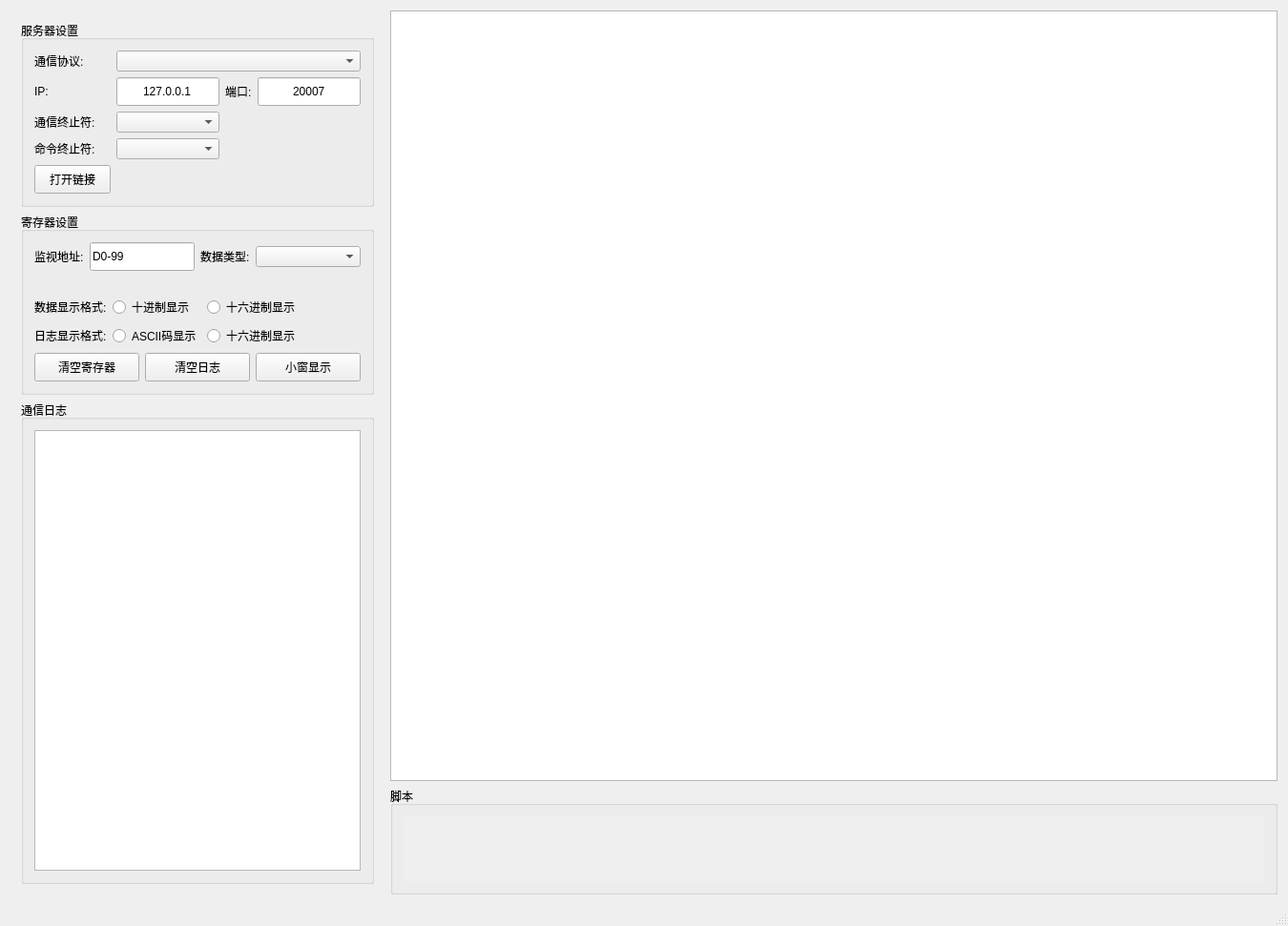
<?xml version="1.0" encoding="UTF-8"?>
<ui version="4.0">
 <class>MainWindow</class>
 <widget class="QMainWindow" name="MainWindow">
  <property name="geometry">
   <rect>
    <x>0</x>
    <y>0</y>
    <width>1350</width>
    <height>971</height>
   </rect>
  </property>
  <property name="windowTitle">
   <string>PLC_Simulator</string>
  </property>
  <widget class="QWidget" name="centralWidget">
   <layout class="QHBoxLayout" name="horizontalLayout_2">
    <item>
     <widget class="QWidget" name="grpbox_Comm">
      <property name="sizePolicy">
       <sizepolicy hsizetype="Fixed" vsizetype="Preferred">
        <horstretch>0</horstretch>
        <verstretch>0</verstretch>
       </sizepolicy>
      </property>
      <layout class="QVBoxLayout" name="gridLayout_3">
       <item>
        <widget class="CollapsibleGroupBox" name="grpbox_Server">
         <property name="sizePolicy">
          <sizepolicy hsizetype="Preferred" vsizetype="Fixed">
           <horstretch>0</horstretch>
           <verstretch>0</verstretch>
          </sizepolicy>
         </property>
         <property name="title">
          <string>服务器设置</string>
         </property>
         <layout class="QGridLayout" name="gridLayout">
          <item row="1" column="3">
           <widget class="QLineEdit" name="edit_Port">
            <property name="sizePolicy">
             <sizepolicy hsizetype="Fixed" vsizetype="Fixed">
              <horstretch>0</horstretch>
              <verstretch>0</verstretch>
             </sizepolicy>
            </property>
            <property name="minimumSize">
             <size>
              <width>0</width>
              <height>30</height>
             </size>
            </property>
            <property name="text">
             <string>20007</string>
            </property>
            <property name="alignment">
             <set>Qt::AlignmentFlag::AlignCenter</set>
            </property>
           </widget>
          </item>
          <item row="1" column="2">
           <widget class="QLabel" name="label_3">
            <property name="sizePolicy">
             <sizepolicy hsizetype="Fixed" vsizetype="Fixed">
              <horstretch>0</horstretch>
              <verstretch>0</verstretch>
             </sizepolicy>
            </property>
            <property name="text">
             <string>端口:</string>
            </property>
           </widget>
          </item>
          <item row="0" column="0">
           <widget class="QLabel" name="label">
            <property name="sizePolicy">
             <sizepolicy hsizetype="Fixed" vsizetype="Fixed">
              <horstretch>0</horstretch>
              <verstretch>0</verstretch>
             </sizepolicy>
            </property>
            <property name="text">
             <string>通信协议:</string>
            </property>
           </widget>
          </item>
          <item row="0" column="1" colspan="3">
           <widget class="QComboBox" name="cmbBox_ProtocolType"/>
          </item>
          <item row="4" column="0">
           <widget class="QLabel" name="label_5">
            <property name="sizePolicy">
             <sizepolicy hsizetype="Fixed" vsizetype="Fixed">
              <horstretch>0</horstretch>
              <verstretch>0</verstretch>
             </sizepolicy>
            </property>
            <property name="text">
             <string>命令终止符:</string>
            </property>
           </widget>
          </item>
          <item row="3" column="1">
           <widget class="QComboBox" name="cmbBox_ComStop"/>
          </item>
          <item row="3" column="0">
           <widget class="QLabel" name="label_4">
            <property name="sizePolicy">
             <sizepolicy hsizetype="Fixed" vsizetype="Fixed">
              <horstretch>0</horstretch>
              <verstretch>0</verstretch>
             </sizepolicy>
            </property>
            <property name="text">
             <string>通信终止符:</string>
            </property>
           </widget>
          </item>
          <item row="1" column="0">
           <widget class="QLabel" name="label_2">
            <property name="sizePolicy">
             <sizepolicy hsizetype="Fixed" vsizetype="Fixed">
              <horstretch>0</horstretch>
              <verstretch>0</verstretch>
             </sizepolicy>
            </property>
            <property name="text">
             <string>IP:</string>
            </property>
           </widget>
          </item>
          <item row="4" column="1">
           <widget class="QComboBox" name="cmbBox_CmdStop"/>
          </item>
          <item row="1" column="1">
           <widget class="QLineEdit" name="edit_IP">
            <property name="minimumSize">
             <size>
              <width>0</width>
              <height>30</height>
             </size>
            </property>
            <property name="text">
             <string>127.0.0.1</string>
            </property>
            <property name="alignment">
             <set>Qt::AlignmentFlag::AlignCenter</set>
            </property>
           </widget>
          </item>
          <item row="5" column="0">
           <widget class="QPushButton" name="Btn_Create">
            <property name="sizePolicy">
             <sizepolicy hsizetype="Preferred" vsizetype="Fixed">
              <horstretch>0</horstretch>
              <verstretch>0</verstretch>
             </sizepolicy>
            </property>
            <property name="minimumSize">
             <size>
              <width>0</width>
              <height>30</height>
             </size>
            </property>
            <property name="text">
             <string>打开链接</string>
            </property>
           </widget>
          </item>
         </layout>
        </widget>
       </item>
       <item>
        <widget class="CollapsibleGroupBox" name="grpbox_RegisterSetting">
         <property name="enabled">
          <bool>true</bool>
         </property>
         <property name="sizePolicy">
          <sizepolicy hsizetype="Preferred" vsizetype="Fixed">
           <horstretch>0</horstretch>
           <verstretch>0</verstretch>
          </sizepolicy>
         </property>
         <property name="title">
          <string>寄存器设置</string>
         </property>
         <layout class="QGridLayout" name="gridLayout_2">
          <item row="0" column="0" colspan="4">
           <layout class="QHBoxLayout" name="addrRowLayout">
            <item>
             <widget class="QLabel" name="label_6">
              <property name="sizePolicy">
               <sizepolicy hsizetype="Fixed" vsizetype="Fixed">
                <horstretch>0</horstretch>
                <verstretch>0</verstretch>
               </sizepolicy>
              </property>
              <property name="text">
               <string>监视地址:</string>
              </property>
             </widget>
            </item>
            <item>
             <widget class="QLineEdit" name="edit_WatchExpr">
              <property name="sizePolicy">
               <sizepolicy hsizetype="Preferred" vsizetype="Fixed">
                <horstretch>0</horstretch>
                <verstretch>0</verstretch>
               </sizepolicy>
              </property>
              <property name="minimumSize">
               <size>
                <width>0</width>
                <height>30</height>
               </size>
              </property>
              <property name="text">
               <string>D0-99</string>
              </property>
              <property name="placeholderText">
               <string>M1500-1559, M1564, D2024</string>
              </property>
              <property name="alignment">
               <set>Qt::AlignmentFlag::AlignLeading|Qt::AlignmentFlag::AlignLeft|Qt::AlignmentFlag::AlignVCenter</set>
              </property>
             </widget>
            </item>
            <item>
             <widget class="QLabel" name="label_7">
              <property name="sizePolicy">
               <sizepolicy hsizetype="Fixed" vsizetype="Fixed">
                <horstretch>0</horstretch>
                <verstretch>0</verstretch>
               </sizepolicy>
              </property>
              <property name="text">
               <string>数据类型:</string>
              </property>
             </widget>
            </item>
            <item>
             <widget class="QComboBox" name="cmbBox_DataType"/>
            </item>
           </layout>
          </item>
          <item row="1" column="0" colspan="4">
           <widget class="QLabel" name="label_WatchError">
            <property name="text">
             <string/>
            </property>
            <property name="wordWrap">
             <bool>true</bool>
            </property>
           </widget>
          </item>
          <item row="2" column="0">
           <widget class="QLabel" name="label_11">
            <property name="sizePolicy">
             <sizepolicy hsizetype="Fixed" vsizetype="Fixed">
              <horstretch>0</horstretch>
              <verstretch>0</verstretch>
             </sizepolicy>
            </property>
            <property name="text">
             <string>数据显示格式:</string>
            </property>
           </widget>
          </item>
          <item row="2" column="1">
           <widget class="QRadioButton" name="Radio_Data_DEC">
            <property name="text">
             <string>十进制显示</string>
            </property>
           </widget>
          </item>
          <item row="2" column="2">
           <widget class="QRadioButton" name="Radio_Data_HEX">
            <property name="text">
             <string>十六进制显示</string>
            </property>
           </widget>
          </item>
          <item row="3" column="0">
           <widget class="QLabel" name="label_12">
            <property name="sizePolicy">
             <sizepolicy hsizetype="Fixed" vsizetype="Fixed">
              <horstretch>0</horstretch>
              <verstretch>0</verstretch>
             </sizepolicy>
            </property>
            <property name="text">
             <string>日志显示格式:</string>
            </property>
           </widget>
          </item>
          <item row="3" column="1">
           <widget class="QRadioButton" name="Radio_Log_Ascii">
            <property name="text">
             <string>ASCII码显示</string>
            </property>
           </widget>
          </item>
          <item row="3" column="2">
           <widget class="QRadioButton" name="Radio_Log_HEX">
            <property name="text">
             <string>十六进制显示</string>
            </property>
           </widget>
          </item>
          <item row="4" column="0" colspan="4">
           <layout class="QHBoxLayout" name="regBtnRowLayout">
            <item>
             <widget class="QPushButton" name="Btn_ClearRegister">
              <property name="minimumSize">
               <size>
                <width>0</width>
                <height>30</height>
               </size>
              </property>
              <property name="text">
               <string>清空寄存器</string>
              </property>
             </widget>
            </item>
            <item>
             <widget class="QPushButton" name="Btn_ClearCommLog">
              <property name="minimumSize">
               <size>
                <width>0</width>
                <height>30</height>
               </size>
              </property>
              <property name="text">
               <string>清空日志</string>
              </property>
             </widget>
            </item>
            <item>
             <widget class="QPushButton" name="Btn_HideMainWindow">
              <property name="minimumSize">
               <size>
                <width>0</width>
                <height>30</height>
               </size>
              </property>
              <property name="text">
               <string>小窗显示</string>
              </property>
             </widget>
            </item>
           </layout>
          </item>
         </layout>
        </widget>
       </item>
       <item>
        <widget class="CollapsibleGroupBox" name="grpbox_CommLog">
         <property name="sizePolicy">
          <sizepolicy hsizetype="Preferred" vsizetype="Expanding">
           <horstretch>0</horstretch>
           <verstretch>1</verstretch>
          </sizepolicy>
         </property>
         <property name="title">
          <string>通信日志</string>
         </property>
         <layout class="QVBoxLayout" name="commLogLayout">
          <item>
           <widget class="QTextEdit" name="text_CommLog"/>
          </item>
         </layout>
        </widget>
       </item>
       <item>
        <spacer name="leftColumnSpacer">
         <property name="orientation">
          <enum>Qt::Orientation::Vertical</enum>
         </property>
         <property name="sizeType">
          <enum>QSizePolicy::Policy::Expanding</enum>
         </property>
         <property name="sizeHint" stdset="0">
          <size>
           <width>20</width>
           <height>0</height>
          </size>
         </property>
        </spacer>
       </item>
      </layout>
     </widget>
    </item>
    <item>
     <layout class="QVBoxLayout" name="OperationLayout">
      <item>
       <widget class="QTableView" name="table_RegisterData">
        <property name="sizePolicy">
         <sizepolicy hsizetype="Expanding" vsizetype="Expanding">
          <horstretch>0</horstretch>
          <verstretch>1</verstretch>
         </sizepolicy>
        </property>
        <attribute name="verticalHeaderVisible">
         <bool>true</bool>
        </attribute>
        <attribute name="verticalHeaderHighlightSections">
         <bool>true</bool>
        </attribute>
       </widget>
      </item>
      <item>
       <layout class="QHBoxLayout" name="operationRowLayout">
        <item>
         <widget class="CollapsibleGroupBox" name="grpbox_LuaScript">
           <property name="minimumSize">
            <size>
             <width>370</width>
             <height>0</height>
            </size>
           </property>
           <property name="title">
            <string>脚本</string>
           </property>
           <layout class="QVBoxLayout" name="verticalLayout_Scripts">
            <item>
             <widget class="QScrollArea" name="scrollArea_Scripts">
              <property name="frameShape">
               <enum>QFrame::Shape::NoFrame</enum>
              </property>
              <property name="horizontalScrollBarPolicy">
               <enum>Qt::ScrollBarPolicy::ScrollBarAlwaysOff</enum>
              </property>
              <property name="widgetResizable">
               <bool>true</bool>
              </property>
              <property name="maximumHeight">
               <number>320</number>
              </property>
              <widget class="QWidget" name="widget_ScriptRows">
               <layout class="QGridLayout" name="gridLayout_4">
                <property name="horizontalSpacing">
                 <number>6</number>
                </property>
                <property name="verticalSpacing">
                 <number>4</number>
                </property>
               </layout>
              </widget>
             </widget>
            </item>
           </layout>
          </widget>
         </item>
        </layout>
      </item>
     </layout>
    </item>
   </layout>
  </widget>
  <widget class="QMenuBar" name="menuBar">
   <property name="geometry">
    <rect>
     <x>0</x>
     <y>0</y>
     <width>1350</width>
     <height>33</height>
    </rect>
   </property>
  </widget>
  <widget class="QStatusBar" name="statusBar"/>
 </widget>
 <layoutdefault spacing="6" margin="11"/>
 <customwidgets>
  <customwidget>
   <class>CollapsibleGroupBox</class>
   <extends>QGroupBox</extends>
   <header>CollapsibleGroupBox.h</header>
   <container>1</container>
  </customwidget>
 </customwidgets>
 <resources>
  <include location="../../Resource_Files/resources.qrc"/>
 </resources>
 <connections/>
</ui>
